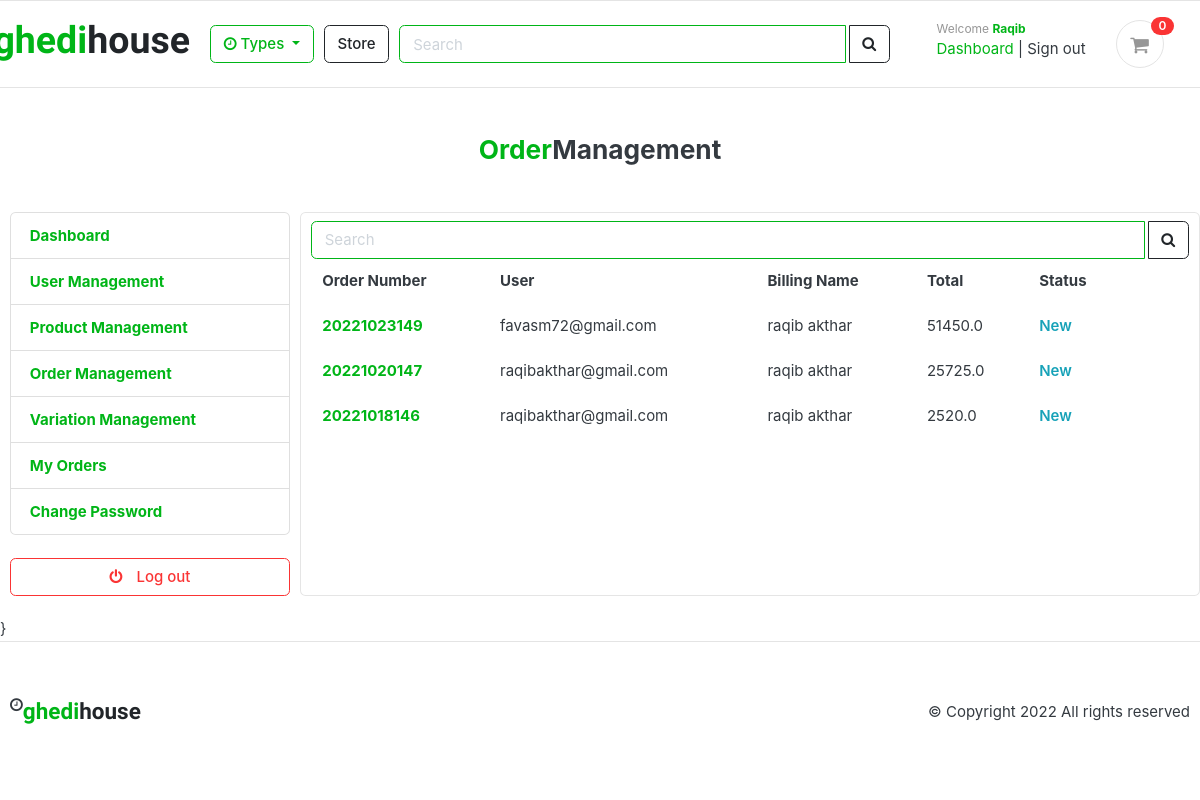
Screenshot of /manager/manage_order/ (signed in) with the database file from the repository.
### accounts/models.py (models this page shows, shortened)
class Account(AbstractBaseUser):
    first_name = models.CharField(max_length=25)
    last_name = models.CharField(max_length=25)
    username = models.CharField(max_length=50,unique=True)
    email = models.EmailField(max_length=100,unique=True)
    phone_number = models.CharField(max_length=50)
    date_joined = models.DateTimeField(auto_now_add=True)
    last_login = models.DateTimeField(auto_now_add=True)
    is_admin = models.BooleanField(default=False)
    is_staff = models.BooleanField(default=False)
    is_active = models.BooleanField(default=False)
    is_superadmin = models.BooleanField(default=False)
    USERNAME_FIELD = 'email'
    REQUIRED_FIELDS = ['username','first_name','last_name']
    objects = MyAccountManager()
    def __str__(self):
        return self.email

### orders/models.py (models this page shows, shortened)
class Order(models.Model):
    STATUS=(
        ('Pending','Pending'),
        ('Accepted','Accepted'),
        ('Completed','Completed'),
        ('Cancelled','Cancelled'),
    )
    user = models.ForeignKey(Account, on_delete = models.SET_NULL,null=True)
    payment = models.ForeignKey(Payment,on_delete = models.SET_NULL,blank = True,null=True)
    order_number = models.CharField(max_length=50)
    first_name = models.CharField(max_length=50)
    last_name = models.CharField(max_length=50)
    phone = models.CharField(max_length=15)
    email = models.CharField(max_length=50)
    address_line_1 = models.CharField(max_length=50)
    address_line_2 = models.CharField(max_length=50,blank=True)
    country = models.CharField(max_length=50)
    state = models.CharField(max_length=50)
    city = models.CharField(max_length=50)
    order_total = models.FloatField()
    tax = models.FloatField()
    status = models.CharField(max_length=10,choices=STATUS,default='Pending')
    ip = models.CharField(max_length=50,blank=True)
    is_ordered = models.BooleanField(default=False)
    created_at = models.DateTimeField(auto_now_add = True)
    updated_at = models.DateTimeField(auto_now_add = True)

### manager/views.py (the view)
# urls.py: path('manage_order/',views.manage_order,name='manage_order'),
@login_required(login_url='manager_login')
def manage_order(request):
  if request.user.is_superadmin:
    if request.method == 'POST':
      keyword = request.POST['keyword']
      orders = Order.objects.filter(Q(is_ordered = True),Q(first_name__startswith = keyword) | Q(last_name__startswith = keyword) | Q(email__startswith = keyword) | Q(order_number__startswith = keyword) | Q(user__username__startswith = keyword)).order_by('-order_number')
    else:
      orders = Order.objects.filter(is_ordered=True).order_by('-order_number')
    paginator = Paginator(orders, 10)
    page = request.GET.get('page')
    paged_orders = paginator.get_page(page)
    context = {
      'orders': paged_orders
    }
    return render(request, 'manager/order_management.html', context)
  else:
    return redirect('home')

### carts/context_processors.py (called while the page is built)
def counter(request):
    cart_count = 0
    if 'admin' in request.path:
        return {}
    else:
        try:
            cart = Cart.objects.filter(cart_id=_cart_id(request))
            if request.user.is_authenticated:
                   cart_items = CartItem.objects.all().filter(user=request.user)
            else:
                cart_items = CartItem.objects.all().filter(cart=cart[:1])
            for cart_item in cart_items:
                cart_count = cart_count + cart_item.quantity
        except Cart.DoesNotExist:
            cart_count = 0
    return dict(cart_count=cart_count)

### carts/views.py (called while the page is built)
def _cart_id(request):
    cart=request.session.session_key
    if not cart:
        cart = request.session.create()
    return cart

### category/context_processors.py (called while the page is built)
def menu_links(request):
    links = Category.objects.all()
    return dict(links=links)

### category/models.py (called while the page is built)
    def get_url(self):
        return reverse('products_by_category',args=[self.slug])

### templates/manager/order_management.html (shortened to what this page needs)
{% extends 'base.html' %}
{% block content %}
<section class="section-content mt-3 ">
  <div class="container">
    <div class="mt-5 mb-5"><h3 class="text-center"><span class="text-success">Order</span>Management</h3></div>
    <div class="row">
      <aside class="col-md-3">
        <ul class="list-group">
            <a class="list-group-item" href="{% url 'manager_dashboard' %}"> <b class="text-success">Dashboard</b></a>
            <a class="list-group-item" href="{% url 'manage_user' %}"><b class="text-success"> User Management</b></a>
            <a class="list-group-item" href="{% url 'manage_product' %}"><b class="text-success">Product Management</b></a>
            <a class="list-group-item" href="{% url 'manage_order' %}"><b class="text-success">Order Management</b></a>
            <a class="list-group-item" href="{% url 'manage_variation' %}"><b class="text-success">Variation Management</b></a>
            <a class="list-group-item" href="{% url 'admin_orders' %}"><b class="text-success">My Orders</b></a>
            <a class="list-group-item" href="{% url 'admin_change_password' %}"><b class='text-success'>Change Password</b></a>
          </ul>
        <br />
        <a class="btn btn-outline-danger btn-block" href="{% url 'manager_logout' %}"> <i class="fa fa-power-off"></i> <span class="text">Log out</span> </a>
      </aside>
      <main class="col-md-9 card">
        <div class="mt-2">
            <form action="{% url 'manage_order' %}" class="search" method="POST">
                <div class="input-group w-100 ">
                  <input type="text" class="form-control border-success"  style="width: 60%" placeholder="Search" name="keyword" />
                  <div class="input-group-append">
                    <button class="btn btn-outline-dark ml-1" type="submit">
                      <i class="fa fa-search"></i>
                    </button>
                  </div>
                </div>
            </form>
        </div>
        <table class="table table-borderless">
          <thead>
            <tr>
              <th scope="col">Order Number</th>
              <th scope="col">User</th>
              <th scope="col">Billing Name</th>
              <th scope="col">Total</th>
              <th scope="col">Status</th>
              <th scope="col"></th>
              <th scope="col"></th>
            </tr>
          </thead>
          <tbody>
        {% for order in orders %}
            <tr>
              <th scope="row"><a href="" class="text-success">{{ order.order_number }}</a></th>
              <td>{{ order.user }}</td>
              <td>{{ order.first_name }} {{ order.last_name }}</td>
              <td>{{ order.order_total }}</td>
              <td>
                {% if order.status == 'Cancelled' %}
                <span class="text-danger font-weight-bold">{{ order.status }}</span>
                {% elif order.status == 'Completed' %}
                <span class="text-success font-weight-bold">{{ order.status }}</span>
                {% elif order.status == 'Pending' %}
                <span class="text-warning font-weight-bold">{{ order.status }}</span>
                {% else %} <span class="text-info font-weight-bold">{{ order.status }}</span>
                {% endif %}
              </td>
              <td>
              </td>
              <td>
              </td>
            </tr>
        {% endfor %}
          </tbody>
        </table>
      </main>
    </div>
  </div>
  <div class="container">
    <div class="row">
      <aside class="col-md-3"></aside>
      <main class="col-md-9">
      </main>
    </div>
  </div>
</section>
{% endblock content %}

### templates/includes/navbar.html (shortened to what this page needs)
{% load static %}
<header class="section-header">
    <section class="header-main border-bottom">
        <div class="container">
    <div class="row align-items-center">
        <div class=" col-lg-2 col-md-3 col-6 container">
               <div class="d-flex justify-content-end"><a href="{% url 'home' %}"style="font-family: 'Stick No Bills', sans-serif;"  ><h1 class="logo text-success">ghedi<span class="text-dark">house</span></h1></a></div>
        </div>
        <div class="col-lg col-sm col-md col-6 flex-grow-0">
            <div class="category-wrap dropdown d-inline-block float-right">
                <button type="button" class="btn btn-outline-success dropdown-toggle" data-toggle="dropdown">
                    <i class="fa fa-clock"></i> Types
                </button>
            </div>
        </div>
        <a href="{% url 'store' %}" class="btn btn-outline-dark">Store</a>
        <div class="col-lg  col-md-6 col-sm-12 col">
            <form action="{% url 'search' %}" class="search" method="GET">
                <div class="input-group w-100">
                    <input type="text" class="form-control border border-success" style="width:60%;" placeholder="Search" name="keyword">
                    <div class="input-group-append">
                      <button class="btn btn-outline-dark ml-1" type="submit">
                        <i class="fa fa-search"></i>
                      </button>
                    </div>
                </div>
            </form>
        </div>
        <div class="col-lg-3 col-sm-6 col-12 d-flex justify-content-center order-2 order-lg-3">
            <div class="d-flex justify-content-end mb-3 mb-lg-0">
              {% if request.user.is_superadmin %}
              <div class="widget-header">
                <small class="title text-muted">Welcome <span style="font-size: 12px !important; font-weight: 700; text-transform: capitalize" class="text-success">{{ request.user.username }}</span></small>
                <div>
                  <a href="{% url 'manager_dashboard' %}" class="text-success">Dashboard</a> <span class="dark-transp"> | </span>
                  <a href="{% url 'manager_logout' %}"> Sign out</a>
                </div>
              </div>
              {% endif %}
              <a href="{% url 'cart' %}" class="widget-header pl-3 ml-3">
                <div class="icon icon-sm rounded-circle border"><i class="fa fa-shopping-cart"></i></div>
                <span class="badge badge-pill badge-danger notify">{{ cart_count }}</span>
              </a>
            </div>
                </div>
    </div>
        </div>
    </section>
    </header>

### static/css/ui.css (style rules this page uses)
html { font-family: "Inter", sans-serif; font-size: 15px; }
.icon-xs, .icon-sm, .icon-md, .icon-lg { display: inline-block; text-align: center; flex-shrink: 0; flex-grow: 0; }
.icon-sm { width: 48px; height: 48px; line-height: 48px !important; font-size: 20px; }
.header-main { position: relative; padding-top: 1rem; padding-bottom: 1rem; }
.widget-header { display: inline-block; vertical-align: middle; position: relative; }
.widget-header a { color: #343a40; }
.widget-header i { color: #969696; }
.widget-header .title { display: block; }
.widget-header .notify { position: absolute; top: -3px; right: -10px; }
.btn i + .text { margin-left: 10px; }
.notify { position: absolute; top: -4px; right: -10px; display: inline-block; padding: 0.25em 0.6em; font-size: 12px; line-height: 1; text-align: center; border-radius: 3rem; color: #fff; background-color: #fa3434; }

### rows the page displays
Account: user.username "Raqib"
Order: order_number "20221023149", user "favasm72@gmail.com", first_name "raqib", last_name "akthar", order_total "51450.0", status "New"
Order: order_number "20221020147", user "raqibakthar@gmail.com", first_name "raqib", last_name "akthar", order_total "25725.0", status "New"
Order: order_number "20221018146", user "raqibakthar@gmail.com", first_name "raqib", last_name "akthar", order_total "2520.0", status "New"

### other values shown
{{ cart_count }} "0"
